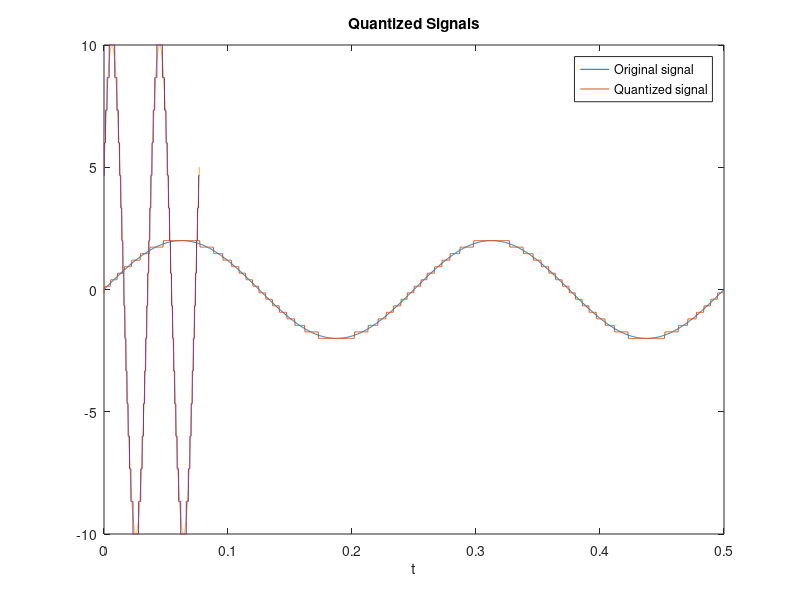

Reproduce this figure in MATLAB.
AMP1 = 2; 
AMP2 = 10; 
FREQ1 = 4; 
FREQ2 = 26; 
P1 = 0; 
P2 = 30*pi/180; 
T1 = 1/FREQ1; 
T2 = 1/FREQ2; 
t1 = linspace(0,2*T1,1000); 
t2 = linspace(0,2*T2,1000); 
x1 = AMP1*sin(2*pi*FREQ1*t1+P1); 
x2 = AMP2*sin(2*pi*FREQ2*t2+P2); 
quatization_levels1 = linspace(-AMP1,AMP1,16); 
quatization_levels2 = linspace(-AMP2,AMP2,16); 
quatised_x1 = zeros(1,length(x1)); 
quatised_x2 = zeros(1,length(x2)); 
for i = 1:length(x1) 
 [~,index] = min(abs(quatization_levels1-x1(i))); 
 quatised_x1(i) = quatization_levels1(index); 
end 
for i = 1:length(x2) 
 [~,index] = min(abs(quatization_levels2-x2(i))); 
 quatised_x2(i) = quatization_levels2(index); 
end  
figure; 
plot(t1,x1,t1,quatised_x1); 
hold on 
plot(t2,x2,t2,quatised_x2); 
xlabel('t'); 
title('Quantized Signals'); 
legend('Original signal','Quantized signal');
